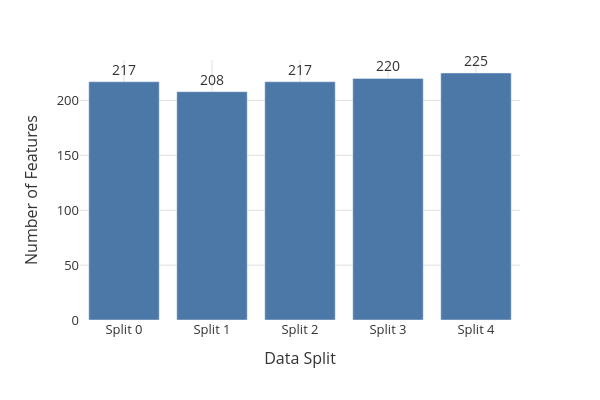

Source (notebook cell):
### Markdown cell above
## Selected Features

`selected_features` reads `selected_features.json` from each outersplit and task directory and returns three tables:

- **feature_table**: number of selected features per outersplit and task (plus a Mean row).
- **frequency_table**: how often each feature was selected across outersplits, sorted descending.
- **raw_table**: the raw feature lists per outersplit and task.

### Code cell
feature_table, frequency_table = selected_features(study_info)
fig = feature_count_plot(feature_table)
fig.show()

### Figure 1 — Plotly figure (JSON) as saved in the notebook; plotly's stock layout.template omitted (floating-point values rounded to 4 significant figures)
{"data": [{"cliponaxis": false, "marker": {"color": "#4C78A8"}, "name": "n_features", "text": ["217", "208", "217", "220", "225"], "textfont": {"color": "#333333", "size": 14}, "textposition": "outside", "type": "bar", "x": ["Split 0", "Split 1", "Split 2", "Split 3", "Split 4"], "y": [217.0, 208.0, 217.0, 220.0, 225.0]}], "layout": {"font": {"color": "#333333", "size": 13}, "height": 400, "margin": {"t": 60}, "paper_bgcolor": "white", "plot_bgcolor": "white", "width": 600, "xaxis": {"gridcolor": "#e0e0e0", "title": {"text": "Data Split"}}, "yaxis": {"gridcolor": "#e0e0e0", "title": {"text": "Number of Features"}}}}
